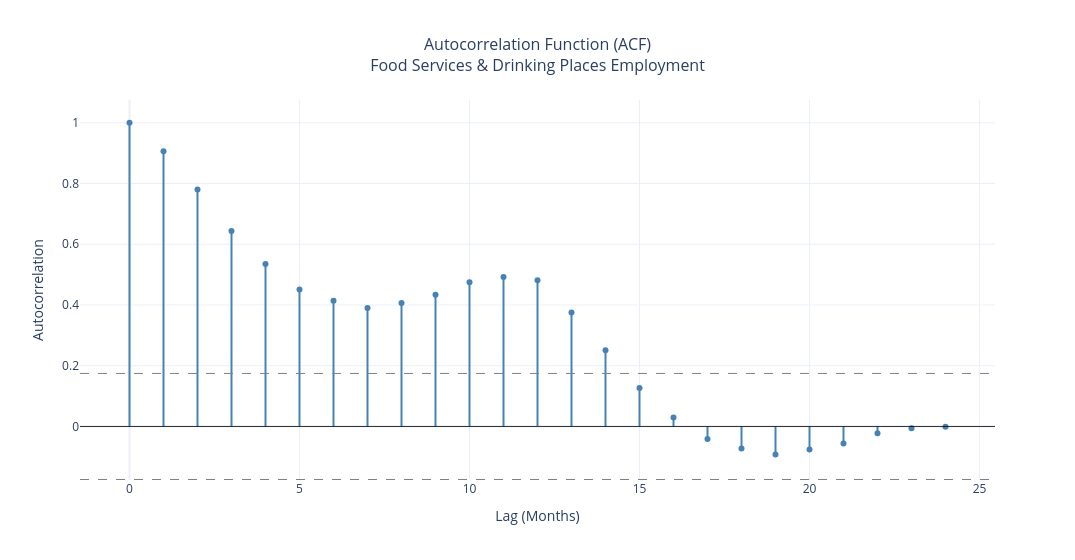

Notebook source saved alongside this figure:
### Markdown cell above
## Seasonality

Employment in food services follows a pretty clear seasonal pattern. It builds through the spring, peaks in the summer months from June through August, and then tapers off through the fall before hitting its lowest point in January and February.

What stands out is how consistent that pattern is across years. Even with everything that happened during COVID, the overall rhythm doesn’t really change.

The year-over-year overlay shows the bigger picture. There’s steady growth from 2016 through 2019, a noticeable dip during the pandemic period, and then a gradual return to growth through 2023 and 2024.

The STL decomposition reinforces this. The direction of the seasonal pattern stays consistent, but the size of the swings changes from year to year. Some summers see stronger spikes than others, which suggests that while the timing of demand is stable, the intensity of that demand can vary.

### Code cell
# =============================================================================
# Section 4: ACF
# =============================================================================

acf_values = acf(df_interp['employed'], nlags=24)
lags = list(range(len(acf_values)))

fig = go.Figure()

# Zero line
fig.add_hline(y=0, line_color='black', line_width=0.8)

# 95% confidence interval bounds
n = len(df_interp['employed'])
ci_bound = 1.96 / np.sqrt(n)
fig.add_hline(y=ci_bound, line_dash='dash', line_color='gray', line_width=1)
fig.add_hline(y=-ci_bound, line_dash='dash', line_color='gray', line_width=1)

# ACF stems
for i, (lag, val) in enumerate(zip(lags, acf_values)):
    fig.add_trace(go.Scatter(
        x=[lag, lag],
        y=[0, val],
        mode='lines',
        line=dict(color='steelblue', width=2),
        showlegend=False,
        hoverinfo='skip'
    ))

# ACF points
fig.add_trace(go.Scatter(
    x=lags,
    y=acf_values,
    mode='markers',
    marker=dict(color='steelblue', size=6),
    name='ACF',
    showlegend=False,
    hovertemplate='Lag %{x}: %{y:.3f}<extra></extra>'
))

fig.update_layout(
    title=dict(text='Autocorrelation Function (ACF)<br>Food Services & Drinking Places Employment',
               x=0.5, font=dict(size=16)),
    xaxis_title='Lag (Months)',
    yaxis_title='Autocorrelation',
    width=1075,
    template='plotly_white',
    hovermode='closest'
)

fig.show()

### Figure 1 — Plotly figure (JSON) as saved in the notebook; plotly's stock layout.template omitted (floating-point values rounded to 4 significant figures)
{"data": [{"hoverinfo": "skip", "line": {"color": "steelblue", "width": 2}, "mode": "lines", "showlegend": false, "type": "scatter", "x": [0, 0], "y": [0, 1]}, {"hoverinfo": "skip", "line": {"color": "steelblue", "width": 2}, "mode": "lines", "showlegend": false, "type": "scatter", "x": [1, 1], "y": [0, 0.9064]}, {"hoverinfo": "skip", "line": {"color": "steelblue", "width": 2}, "mode": "lines", "showlegend": false, "type": "scatter", "x": [2, 2], "y": [0, 0.7806]}, {"hoverinfo": "skip", "line": {"color": "steelblue", "width": 2}, "mode": "lines", "showlegend": false, "type": "scatter", "x": [3, 3], "y": [0, 0.6437]}, {"hoverinfo": "skip", "line": {"color": "steelblue", "width": 2}, "mode": "lines", "showlegend": false, "type": "scatter", "x": [4, 4], "y": [0, 0.5349]}, {"hoverinfo": "skip", "line": {"color": "steelblue", "width": 2}, "mode": "lines", "showlegend": false, "type": "scatter", "x": [5, 5], "y": [0, 0.451]}, {"hoverinfo": "skip", "line": {"color": "steelblue", "width": 2}, "mode": "lines", "showlegend": false, "type": "scatter", "x": [6, 6], "y": [0, 0.4138]}, {"hoverinfo": "skip", "line": {"color": "steelblue", "width": 2}, "mode": "lines", "showlegend": false, "type": "scatter", "x": [7, 7], "y": [0, 0.3897]}, {"hoverinfo": "skip", "line": {"color": "steelblue", "width": 2}, "mode": "lines", "showlegend": false, "type": "scatter", "x": [8, 8], "y": [0, 0.4064]}, {"hoverinfo": "skip", "line": {"color": "steelblue", "width": 2}, "mode": "lines", "showlegend": false, "type": "scatter", "x": [9, 9], "y": [0, 0.4339]}, {"hoverinfo": "skip", "line": {"color": "steelblue", "width": 2}, "mode": "lines", "showlegend": false, "type": "scatter", "x": [10, 10], "y": [0, 0.4752]}, {"hoverinfo": "skip", "line": {"color": "steelblue", "width": 2}, "mode": "lines", "showlegend": false, "type": "scatter", "x": [11, 11], "y": [0, 0.4921]}, {"hoverinfo": "skip", "line": {"color": "steelblue", "width": 2}, "mode": "lines", "showlegend": false, "type": "scatter", "x": [12, 12], "y": [0, 0.4813]}, {"hoverinfo": "skip", "line": {"color": "steelblue", "width": 2}, "mode": "lines", "showlegend": false, "type": "scatter", "x": [13, 13], "y": [0, 0.3755]}, {"hoverinfo": "skip", "line": {"color": "steelblue", "width": 2}, "mode": "lines", "showlegend": false, "type": "scatter", "x": [14, 14], "y": [0, 0.251]}, {"hoverinfo": "skip", "line": {"color": "steelblue", "width": 2}, "mode": "lines", "showlegend": false, "type": "scatter", "x": [15, 15], "y": [0, 0.1269]}, {"hoverinfo": "skip", "line": {"color": "steelblue", "width": 2}, "mode": "lines", "showlegend": false, "type": "scatter", "x": [16, 16], "y": [0, 0.02929]}, {"hoverinfo": "skip", "line": {"color": "steelblue", "width": 2}, "mode": "lines", "showlegend": false, "type": "scatter", "x": [17, 17], "y": [0, -0.04139]}, {"hoverinfo": "skip", "line": {"color": "steelblue", "width": 2}, "mode": "lines", "showlegend": false, "type": "scatter", "x": [18, 18], "y": [0, -0.0724]}, {"hoverinfo": "skip", "line": {"color": "steelblue", "width": 2}, "mode": "lines", "showlegend": false, "type": "scatter", "x": [19, 19], "y": [0, -0.09266]}, {"hoverinfo": "skip", "line": {"color": "steelblue", "width": 2}, "mode": "lines", "showlegend": false, "type": "scatter", "x": [20, 20], "y": [0, -0.07576]}, {"hoverinfo": "skip", "line": {"color": "steelblue", "width": 2}, "mode": "lines", "showlegend": false, "type": "scatter", "x": [21, 21], "y": [0, -0.05617]}, {"hoverinfo": "skip", "line": {"color": "steelblue", "width": 2}, "mode": "lines", "showlegend": false, "type": "scatter", "x": [22, 22], "y": [0, -0.02213]}, {"hoverinfo": "skip", "line": {"color": "steelblue", "width": 2}, "mode": "lines", "showlegend": false, "type": "scatter", "x": [23, 23], "y": [0, -0.006185]}, {"hoverinfo": "skip", "line": {"color": "steelblue", "width": 2}, "mode": "lines", "showlegend": false, "type": "scatter", "x": [24, 24], "y": [0, -0.00109]}, {"hovertemplate": "Lag %{x}: %{y:.3f}<extra></extra>", "marker": {"color": "steelblue", "size": 6}, "mode": "markers", "name": "ACF", "showlegend": false, "type": "scatter", "x": [0, 1, 2, 3, 4, 5, 6, 7, 8, 9, 10, 11, 12, 13, 14, 15, 16, 17, 18, 19, 20, 21, 22, 23, 24], "y": [1.0, 0.9064, 0.7806, 0.6437, 0.5349, 0.451, 0.4138, 0.3897, 0.4064, 0.4339, 0.4752, 0.4921, 0.4813, 0.3755, 0.251, 0.1269, 0.02929, -0.04139, -0.0724, -0.09266, -0.07576, -0.05617, -0.02213, -0.006185, -0.00109]}], "layout": {"hovermode": "closest", "shapes": [{"line": {"color": "black", "width": 0.8}, "type": "line", "x0": 0, "x1": 1, "xref": "x domain", "y0": 0, "y1": 0, "yref": "y"}, {"line": {"color": "gray", "dash": "dash", "width": 1}, "type": "line", "x0": 0, "x1": 1, "xref": "x domain", "y0": 0.1746, "y1": 0.1746, "yref": "y"}, {"line": {"color": "gray", "dash": "dash", "width": 1}, "type": "line", "x0": 0, "x1": 1, "xref": "x domain", "y0": -0.1746, "y1": -0.1746, "yref": "y"}], "title": {"font": {"size": 16}, "text": "Autocorrelation Function (ACF)<br>Food Services & Drinking Places Employment", "x": 0.5}, "width": 1075, "xaxis": {"title": {"text": "Lag (Months)"}}, "yaxis": {"title": {"text": "Autocorrelation"}}}}
